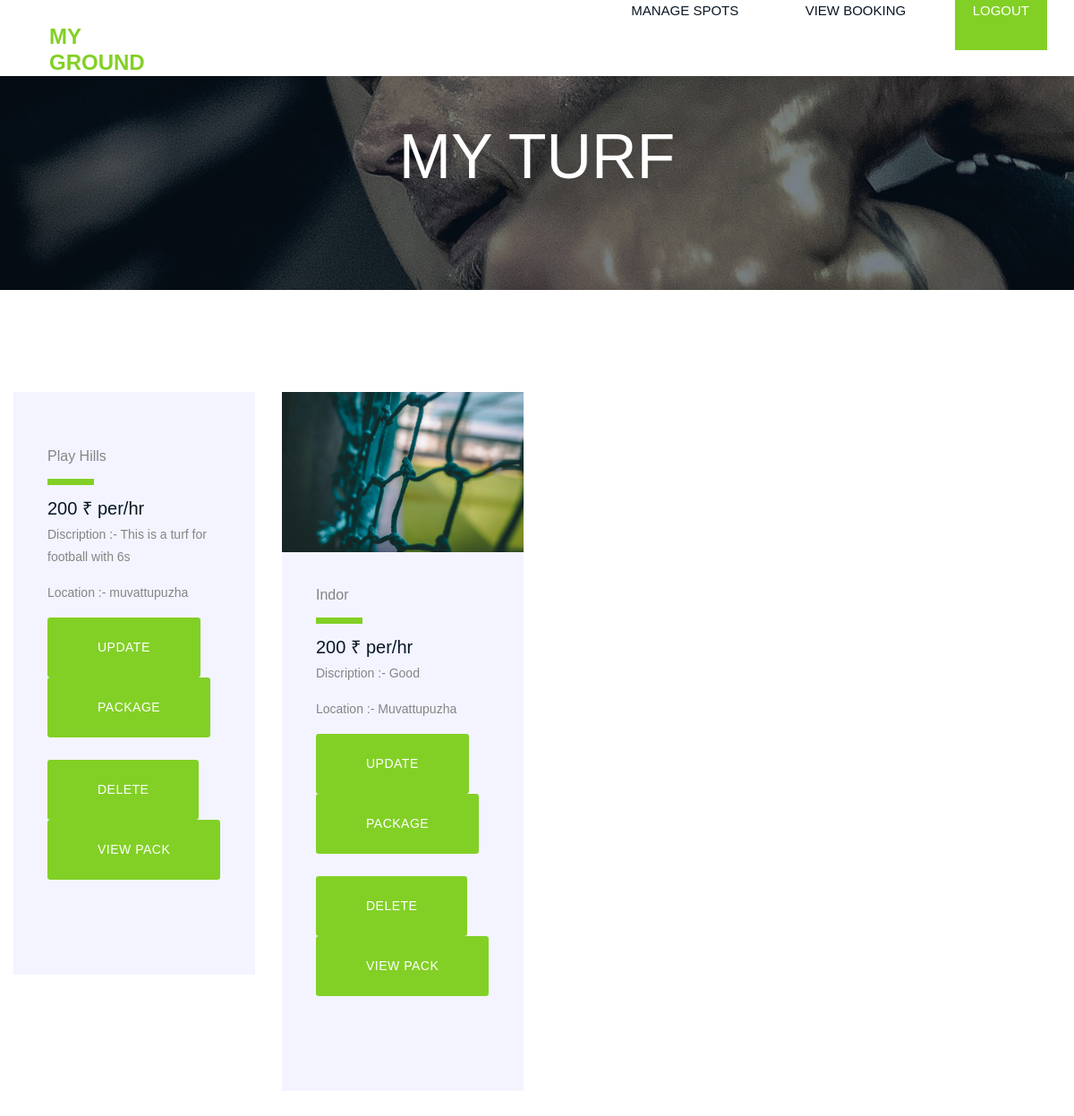
The app's page /owner/ViewTurf (signed in) with its own data.
### Turf/models.py (models this page shows)
class Turf(models.Model):
    owner = models.ForeignKey(Ownerreg, on_delete=models.CASCADE)
    name = models.CharField(max_length=50)
    descri = models.CharField(max_length=50)
    facility = models.CharField(max_length=50)
    location = models.CharField(max_length=50)
    price = models.CharField(max_length=50)
    image1 = models.ImageField(upload_to='images/')
    image2 = models.ImageField(upload_to='images/')
    image3 = models.ImageField(upload_to='images/',null=True)
    status = models.CharField(max_length=50)

### Turf/owner_views.py (the view)
# urls.py: path('ViewTurf',ViewTurf.as_view()),
class ViewTurf(LoginRequiredMixin,TemplateView):
    template_name = 'owner/view_turf.html'
    login_url = '/'
    def get_context_data(self, **kwargs):
        context = super(ViewTurf,self).get_context_data(**kwargs)
        ow = Ownerreg.objects.get(user_id=self.request.user.id)
        p = Turf.objects.filter(owner_id=ow,status='Added')
        context['p'] = p
        return context

### templates/owner/view_turf.html (shortened to what this page needs)
{% extends 'owner/owner_base.html' %}
{% load static %}
{% block content %}
 <div class="hero-section set-bg" data-setbg="{% static 'img/contact-bg.jpg'%}" style="background-image: url(&quot;img/contact-bg.jpg&quot;);">
       <br>
            <br>
    <h1 align="center"><font color="white" >MY TURF</font></h1>
    </div>
   <section class="blog-section spad">
        <div class="container-fluid">
            <div class="row">
{% for tr in p %}
                <div class="col-lg-3 col-md-6">
                    <div class="single-blog-item blog-item">
                        <div class="blog-img">
                          <a href=""><img src="{{ tr.image1.url }}" alt="">
                        </div>
                        <div class="blog-text">
                       <span class="blog-time">{{ tr.name }}</span>
                         <h3>{{ tr.price }} &#8377 per/hr </h3>
                       <p> Discription :- {{ tr.descri }}</p>
                         <p>Location :- {{ tr.location }}</p>
                         <p>
                         <a href="UpdateTurf?id={{ tr.id }}" class="buy-now btn btn-sm height-auto px-12 py- primary-btn">UPDATE</a>
                         <a href="AddPackage?id={{ tr.id }}" class="buy-now btn btn-sm height-auto px-12 py- primary-btn">PACKAGE</a>
                         <br>
                         <br>
                         <a href="DeleteTurf?id={{ tr.id }}" class="buy-now btn btn-sm height-auto px-12 py- primary-btn">DELETE</a>
                         <a href="ViewPackage?id={{ tr.id }}" class="buy-now btn btn-sm height-auto px-12 py- primary-btn">VIEW PACK</a>
                         </p>
                        </div>
                    </div>
                </div>
                 {% endfor %}
                </div>
            </div>
    </section>
{% endblock %}

### Turf/static/css/style.css (style rules this page uses)
html, body { height: 100%; font-family: "PT Sans", sans-serif; -webkit-font-smoothing: antialiased; font-smoothing: antialiased; background: none; }
h1, h2, h3, h4, h5, h6 { margin: 0; color: #111111; font-weight: 500; font-family: "Oswald", sans-serif; }
h1 { font-size: 70px; }
h3 { font-size: 30px; }
p { font-size: 16px; color: #858585; font-family: "PT Sans", sans-serif; font-weight: 400; line-height: 28px; margin: 0 0 15px 0; }
img { max-width: 100%; }
.set-bg { background-repeat: no-repeat; background-size: cover; background-position: top center; }
.spad { padding-top: 100px; padding-bottom: 100px; }
.primary-btn { display: inline-block; font-size: 14px; font-weight: 500; padding: 22px 55px; color: #ffffff; background: #82D026; letter-spacing: 0.5px; font-family: "Oswald", sans-serif; text-transform: uppercase; }
.hero-section { height: 239px; }
.blog-section { padding-top: 114px; padding-bottom: 114px; }
.single-blog-item { background: #F3F4FF; position: relative; margin-bottom: 30px; padding-bottom: 91px; }
.single-blog-item.blog-item .blog-img img { width: 100%; }
.single-blog-item.blog-item .blog-text { padding-top: 36px; padding-left: 38px; padding-right: 20px; }
.single-blog-item.blog-item .blog-text span.blog-time { display: inline-block; font-size: 16px; color: #858585; font-family: "Oswald", sans-serif; font-weight: 500; margin-bottom: 34px; }
.single-blog-item.blog-item .blog-text h3 { font-size: 30px; font-weight: 500; color: #081624; margin-bottom: 20px; position: relative; }
.single-blog-item.blog-item .blog-text h3:after { position: absolute; left: 0; top: -21px; height: 7px; width: 52px; background: #82D026; content: ""; }
.single-blog-item.blog-item .blog-text p { font-size: 15px; }
@media only screen and (min-width: 1200px) and (max-width: 1450px) { .single-blog-item.blog-item .blog-text h3 { font-size: 20px; margin-bottom: 5px; } }
@media only screen and (min-width: 1200px) and (max-width: 1450px) { .single-blog-item.blog-item .blog-text p { font-size: 14px; line-height: 25px; } }

### records on screen
Turf: name "Play Hills", price "200", descri "This is a turf for football with 6s", location "muvattupuzha"
Turf: image1 (picture), name "Indor", price "200", descri "Good", location "Muvattupuzha"
